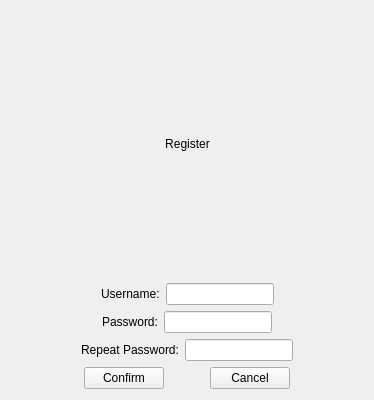
<?xml version="1.0" encoding="UTF-8"?>
<ui version="4.0">
 <class>register</class>
 <widget class="QWidget" name="register">
  <property name="geometry">
   <rect>
    <x>0</x>
    <y>0</y>
    <width>374</width>
    <height>400</height>
   </rect>
  </property>
  <property name="windowTitle">
   <string>Form</string>
  </property>
  <layout class="QVBoxLayout" name="verticalLayout_2">
   <item>
    <widget class="QWidget" name="widget" native="true">
     <layout class="QHBoxLayout" name="horizontalLayout_4">
      <item>
       <spacer name="horizontalSpacer">
        <property name="orientation">
         <enum>Qt::Horizontal</enum>
        </property>
        <property name="sizeHint" stdset="0">
         <size>
          <width>40</width>
          <height>20</height>
         </size>
        </property>
       </spacer>
      </item>
      <item>
       <widget class="QLabel" name="registerLabel">
        <property name="text">
         <string>Register</string>
        </property>
        <property name="alignment">
         <set>Qt::AlignCenter</set>
        </property>
       </widget>
      </item>
      <item>
       <spacer name="horizontalSpacer_2">
        <property name="orientation">
         <enum>Qt::Horizontal</enum>
        </property>
        <property name="sizeHint" stdset="0">
         <size>
          <width>40</width>
          <height>20</height>
         </size>
        </property>
       </spacer>
      </item>
     </layout>
    </widget>
   </item>
   <item>
    <layout class="QHBoxLayout" name="horizontalLayout">
     <item>
      <spacer name="horizontalSpacer_3">
       <property name="orientation">
        <enum>Qt::Horizontal</enum>
       </property>
       <property name="sizeHint" stdset="0">
        <size>
         <width>40</width>
         <height>20</height>
        </size>
       </property>
      </spacer>
     </item>
     <item>
      <widget class="QLabel" name="usernameLabel">
       <property name="text">
        <string>Username:</string>
       </property>
      </widget>
     </item>
     <item>
      <widget class="QLineEdit" name="regUsernameInput"/>
     </item>
     <item>
      <spacer name="horizontalSpacer_4">
       <property name="orientation">
        <enum>Qt::Horizontal</enum>
       </property>
       <property name="sizeHint" stdset="0">
        <size>
         <width>40</width>
         <height>20</height>
        </size>
       </property>
      </spacer>
     </item>
    </layout>
   </item>
   <item>
    <layout class="QHBoxLayout" name="horizontalLayout_2">
     <item>
      <spacer name="horizontalSpacer_5">
       <property name="orientation">
        <enum>Qt::Horizontal</enum>
       </property>
       <property name="sizeHint" stdset="0">
        <size>
         <width>40</width>
         <height>20</height>
        </size>
       </property>
      </spacer>
     </item>
     <item>
      <widget class="QLabel" name="passwordLabel">
       <property name="text">
        <string>Password:</string>
       </property>
      </widget>
     </item>
     <item>
      <widget class="QLineEdit" name="regPwdInput"/>
     </item>
     <item>
      <spacer name="horizontalSpacer_6">
       <property name="orientation">
        <enum>Qt::Horizontal</enum>
       </property>
       <property name="sizeHint" stdset="0">
        <size>
         <width>40</width>
         <height>20</height>
        </size>
       </property>
      </spacer>
     </item>
    </layout>
   </item>
   <item>
    <layout class="QHBoxLayout" name="horizontalLayout_3">
     <item>
      <spacer name="horizontalSpacer_7">
       <property name="orientation">
        <enum>Qt::Horizontal</enum>
       </property>
       <property name="sizeHint" stdset="0">
        <size>
         <width>40</width>
         <height>20</height>
        </size>
       </property>
      </spacer>
     </item>
     <item>
      <widget class="QLabel" name="repeatPwdLabel">
       <property name="text">
        <string>Repeat Password:</string>
       </property>
      </widget>
     </item>
     <item>
      <widget class="QLineEdit" name="regRepeatPwdInput"/>
     </item>
     <item>
      <spacer name="horizontalSpacer_8">
       <property name="orientation">
        <enum>Qt::Horizontal</enum>
       </property>
       <property name="sizeHint" stdset="0">
        <size>
         <width>40</width>
         <height>20</height>
        </size>
       </property>
      </spacer>
     </item>
    </layout>
   </item>
   <item>
    <layout class="QHBoxLayout" name="horizontalLayout_5">
     <item>
      <spacer name="horizontalSpacer_9">
       <property name="orientation">
        <enum>Qt::Horizontal</enum>
       </property>
       <property name="sizeHint" stdset="0">
        <size>
         <width>40</width>
         <height>20</height>
        </size>
       </property>
      </spacer>
     </item>
     <item>
      <widget class="QPushButton" name="confirmBtn">
       <property name="text">
        <string>Confirm</string>
       </property>
      </widget>
     </item>
     <item>
      <spacer name="horizontalSpacer_10">
       <property name="orientation">
        <enum>Qt::Horizontal</enum>
       </property>
       <property name="sizeType">
        <enum>QSizePolicy::Fixed</enum>
       </property>
       <property name="sizeHint" stdset="0">
        <size>
         <width>40</width>
         <height>20</height>
        </size>
       </property>
      </spacer>
     </item>
     <item>
      <widget class="QPushButton" name="cancelBtn">
       <property name="text">
        <string>Cancel</string>
       </property>
      </widget>
     </item>
     <item>
      <spacer name="horizontalSpacer_11">
       <property name="orientation">
        <enum>Qt::Horizontal</enum>
       </property>
       <property name="sizeHint" stdset="0">
        <size>
         <width>40</width>
         <height>20</height>
        </size>
       </property>
      </spacer>
     </item>
    </layout>
   </item>
  </layout>
 </widget>
 <resources/>
 <connections/>
</ui>
